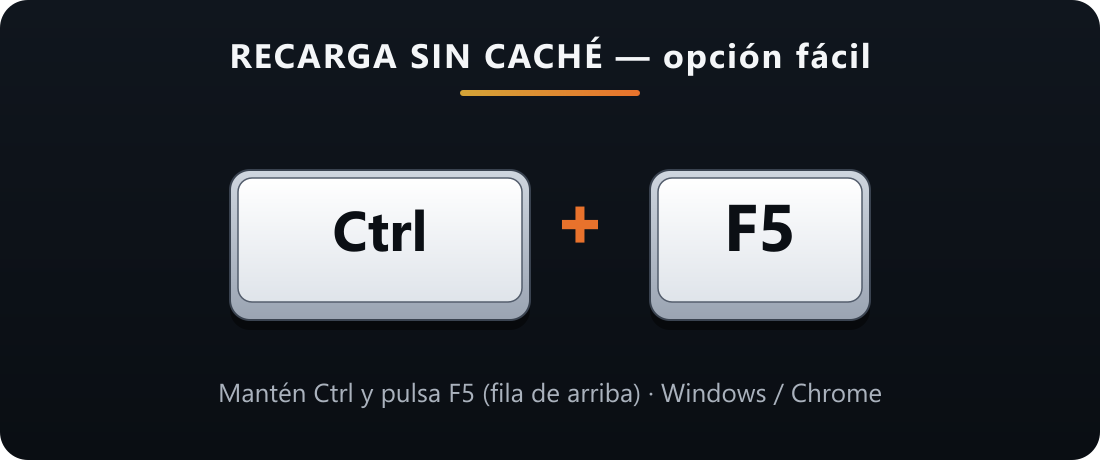
#> input picture ctrl-f5.png, 1100 x 460 px
$ python -i virar-fundacion.py   (imports and definitions only)
#> lines starting #> are read from the running program, lines starting #| are printed output that depends on the picture
#!/usr/bin/env python3
# -*- coding: utf-8 -*-
"""Trata una fotografía para la paleta de Fundación Managers.

Adaptado de `virar.py` de la skill escenas-iconeialabs. Aquel vira a cian: es
la paleta de ICONE ialabs y aquí pelearia con el dorado de la fundación. Este
mantiene el calor de la foto y solo la hunde para que el texto blanco gane.

    python herramientas/virar-fundacion.py <entrada> <salida> [--modo duo|calido]
                                           [--ancho 1600] [--alto 1000] [--foco 0.5]
"""
import argparse, pathlib
from PIL import Image, ImageOps, ImageEnhance

# Rampa dorada: sombra navy de marca, medios bronce, altas oro palido.
RAMPA = [(0.00, (8, 11, 16)),
         (0.30, (40, 35, 30)),
         (0.60, (104, 82, 45)),
         (0.85, (186, 147, 72)),
         (1.00, (242, 226, 186))]


def _lut():
    r, g, b = [], [], []
    for i in range(256):
        t = i / 255
        for k in range(len(RAMPA) - 1):
            t0, c0 = RAMPA[k]; t1, c1 = RAMPA[k + 1]
            if t0 <= t <= t1:
                f = 0 if t1 == t0 else (t - t0) / (t1 - t0)
                r.append(round(c0[0] + (c1[0] - c0[0]) * f))
                g.append(round(c0[1] + (c1[1] - c0[1]) * f))
                b.append(round(c0[2] + (c1[2] - c0[2]) * f))
                break
#> further down, picture is the input picture: PIL image 1100x460 RGBA; mean R, G, B, A 47.4, 51.9, 57.9, 254.7
    return r + g + b


LUT = _lut()


# [5 lines left out: function duotono, not called in this run]


def calido(im, gamma=0.72, contraste=1.10, saturacion=0.92):
    """Conserva el color de la foto y solo la hunde. Un empujon calido minimo
       para que los ambares de la escena rimen con el dorado de la marca."""
#> called with gamma = 0.72, contraste = 1.1, saturacion = 0.92
    im = im.point(lambda v: round(255 * ((v / 255) ** (1 / gamma))))
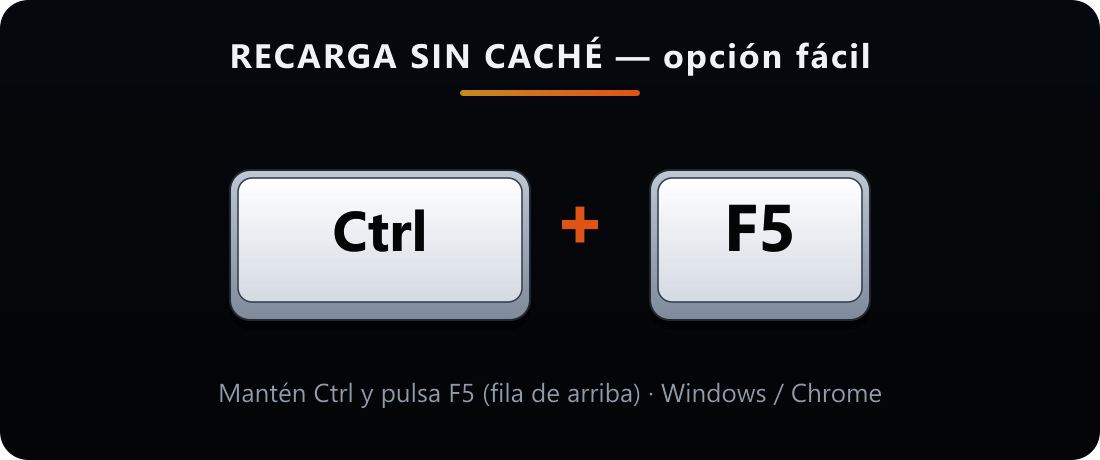
#> im: PIL image 1100x460 RGBA; mean R, G, B, A 38, 40.3, 44, 254.7; transparent parts drawn white
    im = ImageEnhance.Contrast(im).enhance(contraste)
    im = ImageEnhance.Color(im).enhance(saturacion)
#> (the run stopped early here; a loop or call above may not have finished)
